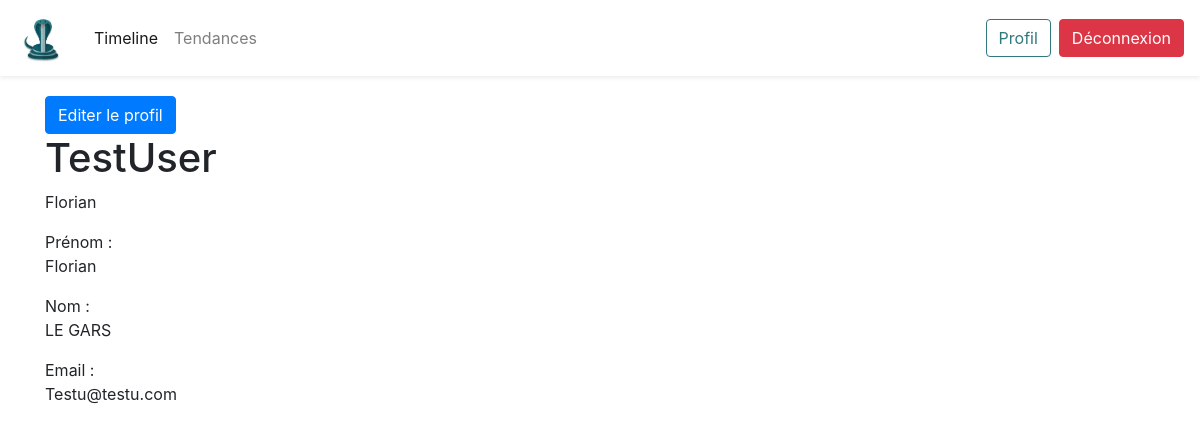
The app's page /profile (signed in) with its own data.
### app/models.py (models this page shows, shortened)
class User(UserMixin, db.Model):
    id = db.Column(db.Integer, primary_key=True)
    username = db.Column(db.String(64), index=True, unique=True)
    email = db.Column(db.String(120), index=True, unique=True)
    firstname = db.Column(db.String(120), index=True, unique=False)
    lastname = db.Column(db.String(120), index=True, unique=False)
    password_hash = db.Column(db.String(128))

### app/routes.py (the view)
@app.route('/profile', methods=['GET', 'POST'])
def profile():
    if current_user.is_authenticated:
        return render_template('user/profile.html', user=current_user)
    return redirect(url_for('home'))

### app/__init__.py (called while the page is built)
@app.after_request
def add_header(response):
    response.cache_control.max_age = 300
    return response

### app/models.py (called while the page is built)
@login.user_loader
def load_user(user_id):
    return User.query.get(int(user_id))

### app/templates/user/profile.html
{% extends "layout.html" %}
{% block content %}
<a class="btn btn-primary" href="{{url_for('edit_profile')}}">Editer le profil</a>
<h1>{{user.username}}</h1>
<p>{{user.firstname}}</p>
Prénom : <p>{{user.firstname}}</p>
Nom :<p>{{user.lastname}}</p>
Email : <p>{{user.email}}</p>
{% endblock %}

### records on screen
User: username "TestUser", firstname "Florian", lastname "LE GARS", email "Testu@testu.com"
